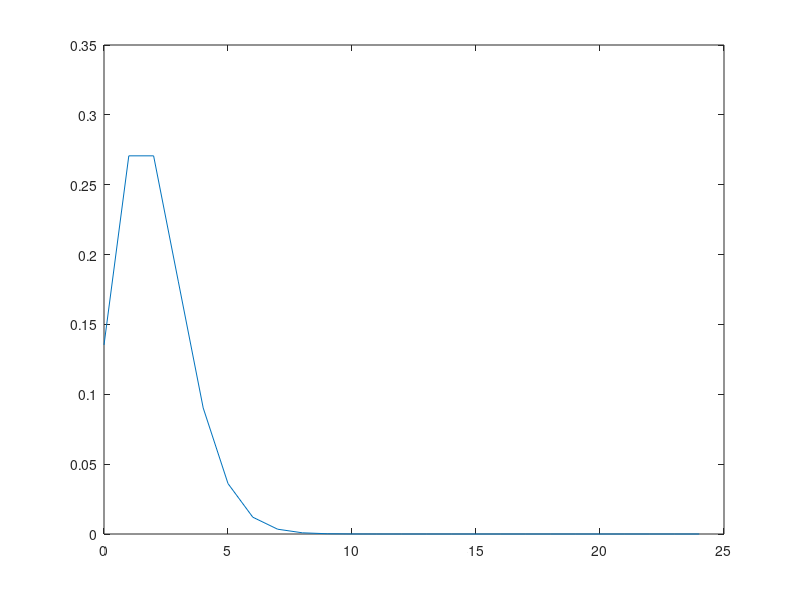

Write MATLAB code to recreate this figure.
lam = 2;

R = @(y) 1600-50*y^2;
p = @(y) 2.^y.*exp(-2)./factorial(y);

E_R = 0;
for i=0:24
    E_R = E_R + R(i)*p(i);
end

plot(0:24, p(0:24))
